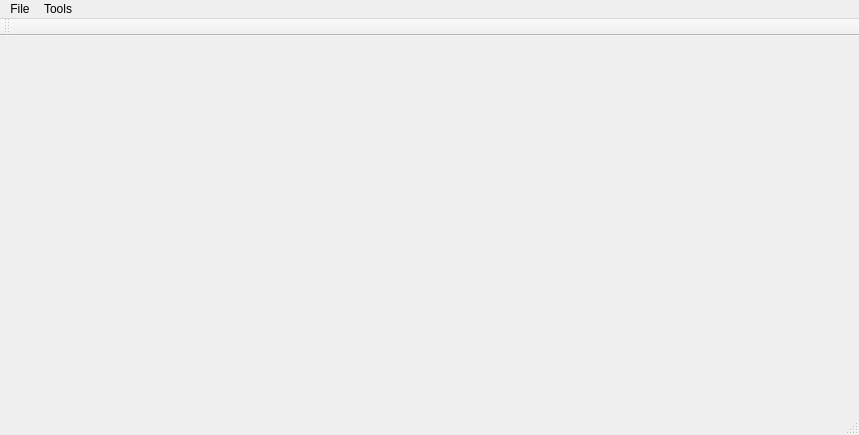
<?xml version="1.0" encoding="UTF-8"?>
<ui version="4.0">
 <class>MainWindow</class>
 <widget class="QMainWindow" name="MainWindow">
  <property name="geometry">
   <rect>
    <x>0</x>
    <y>0</y>
    <width>859</width>
    <height>435</height>
   </rect>
  </property>
  <property name="windowTitle">
   <string>Test 3</string>
  </property>
  <widget class="QWidget" name="centralWidget">
   <layout class="QVBoxLayout" name="verticalLayout_3">
    <item>
     <layout class="QHBoxLayout" name="horizontalLayout">
      <item>
       <layout class="QVBoxLayout" name="verticalLayout">
        <item>
         <widget class="GraphWidget" name="gw_widget" native="true">
          <property name="minimumSize">
           <size>
            <width>100</width>
            <height>0</height>
           </size>
          </property>
         </widget>
        </item>
        <item>
         <spacer name="horizontalSpacer">
          <property name="orientation">
           <enum>Qt::Horizontal</enum>
          </property>
          <property name="sizeHint" stdset="0">
           <size>
            <width>40</width>
            <height>20</height>
           </size>
          </property>
         </spacer>
        </item>
       </layout>
      </item>
      <item>
       <layout class="QVBoxLayout" name="verticalLayout_2">
        <item>
         <widget class="CoordinatesTable" name="ct_widget" native="true"/>
        </item>
        <item>
         <spacer name="horizontalSpacer_2">
          <property name="orientation">
           <enum>Qt::Horizontal</enum>
          </property>
          <property name="sizeHint" stdset="0">
           <size>
            <width>40</width>
            <height>20</height>
           </size>
          </property>
         </spacer>
        </item>
       </layout>
      </item>
     </layout>
    </item>
   </layout>
  </widget>
  <widget class="QMenuBar" name="menuBar">
   <property name="geometry">
    <rect>
     <x>0</x>
     <y>0</y>
     <width>859</width>
     <height>20</height>
    </rect>
   </property>
   <widget class="QMenu" name="menuFile">
    <property name="title">
     <string>File</string>
    </property>
    <addaction name="actionOpen"/>
    <addaction name="actionSave_As"/>
    <addaction name="separator"/>
    <addaction name="actionExit"/>
   </widget>
   <widget class="QMenu" name="menuTools">
    <property name="title">
     <string>Tools</string>
    </property>
    <addaction name="actionAdd_Entry"/>
    <addaction name="actionEdit_Entry"/>
    <addaction name="separator"/>
    <addaction name="actionRemove_Entry"/>
   </widget>
   <addaction name="menuFile"/>
   <addaction name="menuTools"/>
  </widget>
  <widget class="QToolBar" name="mainToolBar">
   <attribute name="toolBarArea">
    <enum>TopToolBarArea</enum>
   </attribute>
   <attribute name="toolBarBreak">
    <bool>false</bool>
   </attribute>
  </widget>
  <widget class="QStatusBar" name="statusBar"/>
  <action name="actionOpen">
   <property name="text">
    <string>Open</string>
   </property>
  </action>
  <action name="actionSave_As">
   <property name="text">
    <string>Save As...</string>
   </property>
  </action>
  <action name="actionExit">
   <property name="text">
    <string>Exit</string>
   </property>
  </action>
  <action name="actionAdd_Entry">
   <property name="text">
    <string>Add Entry...</string>
   </property>
  </action>
  <action name="actionEdit_Entry">
   <property name="text">
    <string>Edit Entry...</string>
   </property>
  </action>
  <action name="actionRemove_Entry">
   <property name="text">
    <string>Remove Entry...</string>
   </property>
  </action>
 </widget>
 <layoutdefault spacing="6" margin="11"/>
 <customwidgets>
  <customwidget>
   <class>CoordinatesTable</class>
   <extends>QWidget</extends>
   <header>coordinatestable.h</header>
   <container>1</container>
  </customwidget>
  <customwidget>
   <class>GraphWidget</class>
   <extends>QWidget</extends>
   <header>graphwidget.h</header>
   <container>1</container>
  </customwidget>
 </customwidgets>
 <resources/>
 <connections/>
</ui>
